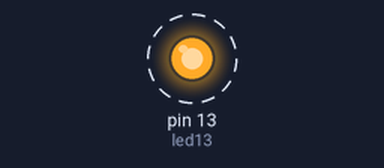
The sketch below on a simulated Arduino Uno, built with avr-gcc and run on an emulated ATmega328P. Parts: output pins drawn as LEDs (lit = HIGH). Dashed ring = blinking. Random numbers use the default seed unless the sketch sets one; what the sketch prints to the serial monitor is not drawn.

Above: at 0.17 s.
Timing chart, 0 to 3.0 s (numbered marks = the images above):
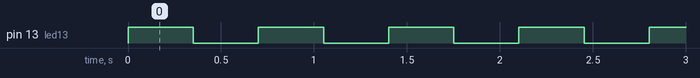

Measured:
- by itself, pin 13 (led13): alternates HIGH for 0.35 s and LOW for 0.35 s

The sketch:

simulaRomana.ino
```cpp
int delayGen = 350;
int led13 = 13;

int minNumber = 1200;
int maxNumber = 1580;

float fltTara = 0;
int velocidad = 9600;
String salidaKG = "kg\n";

void setup() {
  Serial.begin(velocidad);
  Serial.setTimeout(50);
  fltTara = 0;
  pinMode(led13, OUTPUT);
  digitalWrite(led13, LOW);

  //Establecemos la semilla en un pin analogico
  randomSeed(analogRead(0));
}

void loop() {
  pesoSalida();
}

void pesoSalida() {
  digitalWrite(led13, HIGH);
  fltTara = random(minNumber, maxNumber);
  fltTara = fltTara * 0.91536;
  salidaKG = String(fltTara) + "";
  Serial.println(salidaKG);
  delay(delayGen);
  digitalWrite(led13, LOW);
  delay(delayGen);
}
```
